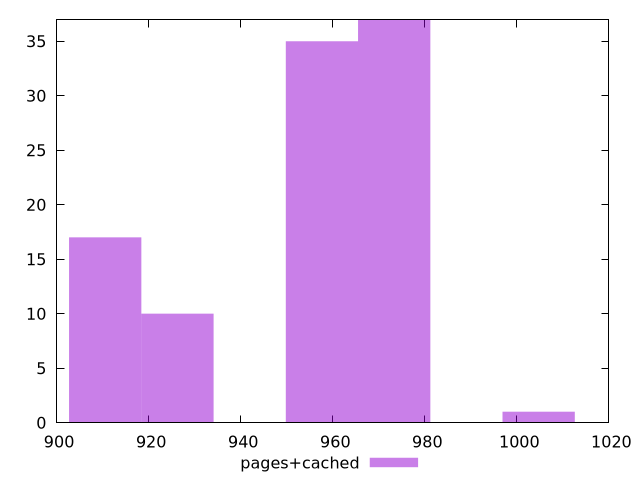

This chart was generated by the following gnuplot code:
$_pagesCached <<EOF
1004.7458167522777 1
973.347509978769 37
910.5508964317517 17
926.250049818506 10
957.6483565920147 35
EOF
set key outside below
set terminal pngcairo
set output "report_00006_2020-11-02T20-21-41.718Z/render-blocking-resources/pages+cached//raw_hist.png"
set yrange [0:37]
set boxwidth 15.69915338675434
set style fill transparent solid 0.5 noborder
plot $_pagesCached title "pages+cached" with boxes ,
